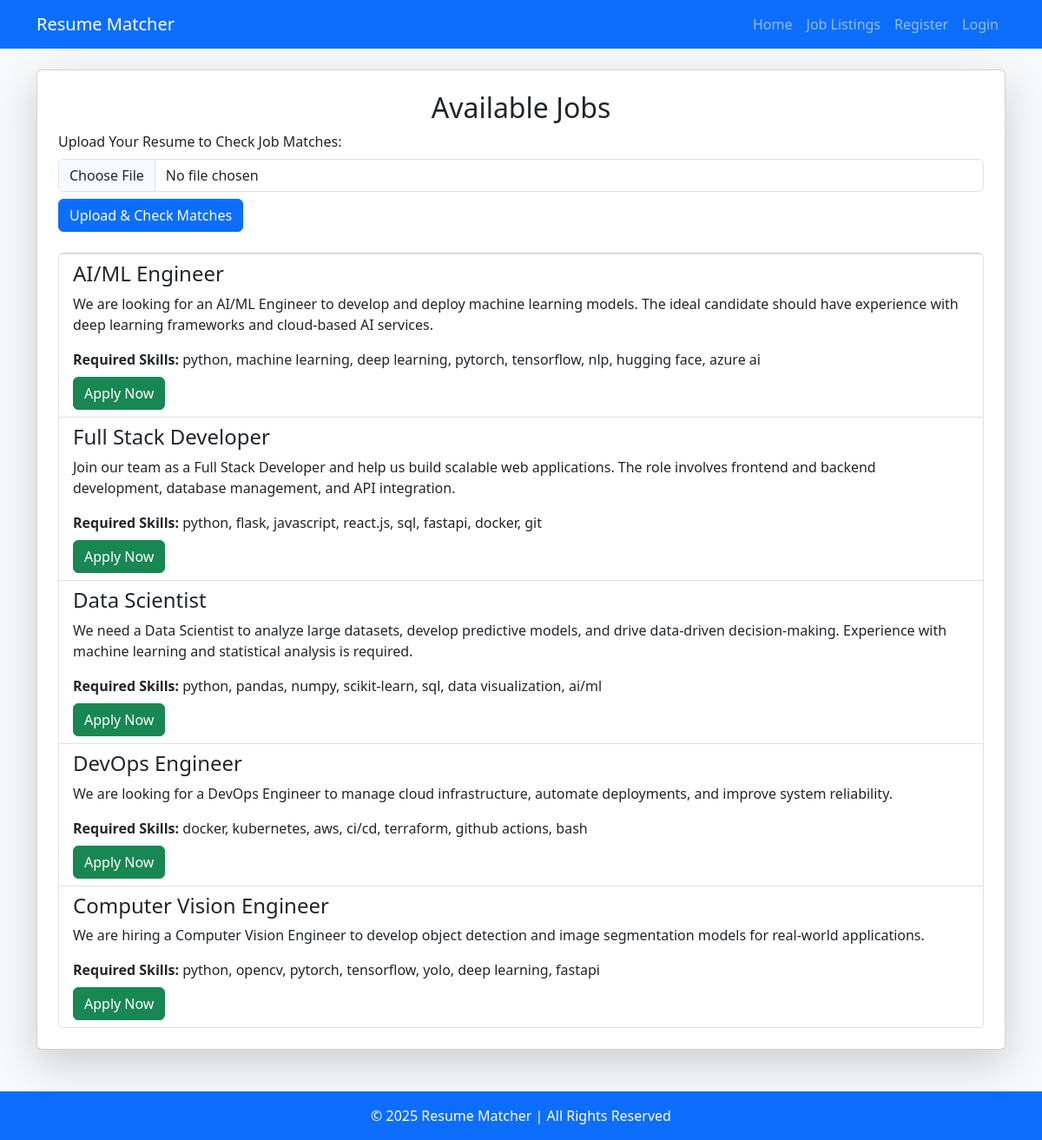
/jobs, run on an earlier commit of the app's database.
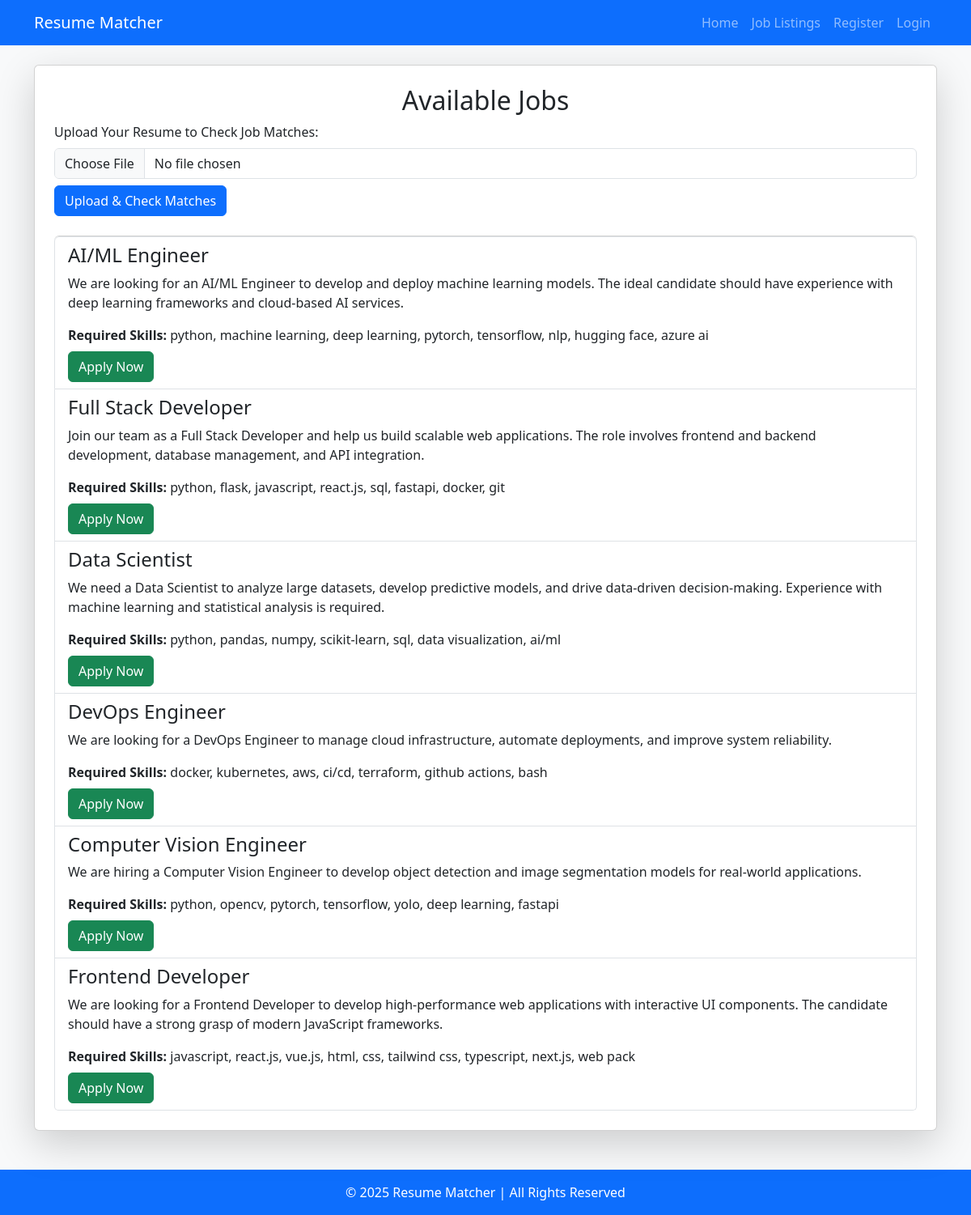
And on a later commit of the database.
### app.py (models this page shows)
class Job(db.Model):
    id = db.Column(db.Integer, primary_key=True)
    title = db.Column(db.String(100), nullable=False)
    description = db.Column(db.Text, nullable=False)
    skills = db.Column(db.String(255), nullable=False)

### app.py (the view, shortened to what this page needs)
@app.route("/jobs", methods=["GET", "POST"])
def job_list():
    jobs = Job.query.all()
    match_results = {}
    return render_template("job_list.html", jobs=jobs, match_results=match_results)

### templates/job_list.html (shortened to what this page needs)
{% extends "base.html" %}
{% block content %}
    <div class="card shadow-lg p-4">
        <h2 class="text-center">Available Jobs</h2>
        <form action="/jobs" method="post" enctype="multipart/form-data" class="mb-4">
            <label for="resume" class="form-label">Upload Your Resume to Check Job Matches:</label>
            <input type="file" name="resume" class="form-control mb-2" accept=".pdf" required>
            <button type="submit" class="btn btn-primary">Upload & Check Matches</button>
        </form>
        {% if jobs %}
            <ul class="list-group">
                {% for job in jobs %}
                    <li class="list-group-item">
                        <h4>{{ job.title }}</h4>
                        <p>{{ job.description }}</p>
                        <strong>Required Skills:</strong> {{ job.skills }}
                        <br>
                        <a href="{{ url_for('apply_for_job', job_id=job.id) }}" class="btn btn-success mt-2">Apply Now</a>
                    </li>
                {% endfor %}
            </ul>
        {% else %}
            <p class="text-center text-muted">No jobs posted yet.</p>
        {% endif %}
    </div>
{% endblock %}

### templates/base.html (shortened to what this page needs)
<!DOCTYPE html>
<html lang="en">
<head>
    <link href="https://cdn.jsdelivr.net/npm/bootstrap@5.3.0/dist/css/bootstrap.min.css" rel="stylesheet">
    <link href="https://cdn.jsdelivr.net/npm/bootstrap@5.3.0/dist/css/bootstrap.min.css" rel="stylesheet">
</head>
<body class="bg-light">
<nav class="navbar navbar-expand-lg navbar-dark bg-primary">
    <div class="container">
        <a class="navbar-brand" href="/">Resume Matcher</a>
        <div class="collapse navbar-collapse" id="navbarNav">
            <ul class="navbar-nav ms-auto">
                <li class="nav-item"><a class="nav-link" href="/">Home</a></li>
                <li class="nav-item"><a class="nav-link" href="/jobs">Job Listings</a></li>
                {% if current_user.is_authenticated %}
                    <li class="nav-item"><a class="nav-link" href="/post-job">Post a Job</a></li>
                    <li class="nav-item"><a class="nav-link" href="/applications">View Applications</a></li>
                    <li class="nav-item"><a class="nav-link text-warning" href="/logout">Logout</a></li>
                {% else %}
                    <li class="nav-item"><a class="nav-link" href="/register">Register</a></li>
                    <li class="nav-item"><a class="nav-link" href="/login">Login</a></li>
                {% endif %}
            </ul>
        </div>
    </div>
</nav>
    <div class="container mt-4">
        {% block content %}{% endblock %}
    </div>
    <footer class="bg-primary text-white text-center py-3 mt-5">
        &copy; 2025 Resume Matcher | All Rights Reserved
    </footer>
</body>
</html>

What changed in the data, as far as the page shows it:
added Job: title "Frontend Developer", description "We are looking for a Frontend Developer to develop high-performance web applications with interactive UI components. The candidate should have a strong grasp of modern JavaScript frameworks.", skills "javascript, react.js, vue.js, html, css, tailwind css, typescript, next.js, web pack"
